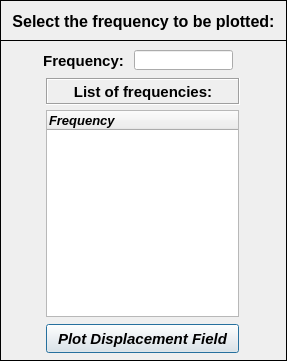
<?xml version="1.0" encoding="UTF-8"?>
<ui version="4.0">
 <class>Dialog</class>
 <widget class="QDialog" name="Dialog">
  <property name="windowModality">
   <enum>Qt::NonModal</enum>
  </property>
  <property name="geometry">
   <rect>
    <x>0</x>
    <y>0</y>
    <width>287</width>
    <height>361</height>
   </rect>
  </property>
  <property name="sizePolicy">
   <sizepolicy hsizetype="Fixed" vsizetype="Fixed">
    <horstretch>0</horstretch>
    <verstretch>0</verstretch>
   </sizepolicy>
  </property>
  <property name="minimumSize">
   <size>
    <width>287</width>
    <height>361</height>
   </size>
  </property>
  <property name="maximumSize">
   <size>
    <width>287</width>
    <height>361</height>
   </size>
  </property>
  <property name="contextMenuPolicy">
   <enum>Qt::DefaultContextMenu</enum>
  </property>
  <property name="windowTitle">
   <string>Plot Displacement Field</string>
  </property>
  <property name="windowIcon">
   <iconset>
    <normaloff>../../../../../../Downloads/load - Copia.png</normaloff>../../../../../../Downloads/load - Copia.png</iconset>
  </property>
  <property name="whatsThis">
   <string/>
  </property>
  <widget class="QWidget" name="widget" native="true">
   <property name="geometry">
    <rect>
     <x>0</x>
     <y>0</y>
     <width>401</width>
     <height>375</height>
    </rect>
   </property>
   <property name="font">
    <font>
     <kerning>true</kerning>
    </font>
   </property>
   <widget class="QFrame" name="frame">
    <property name="geometry">
     <rect>
      <x>0</x>
      <y>0</y>
      <width>287</width>
      <height>41</height>
     </rect>
    </property>
    <property name="frameShape">
     <enum>QFrame::Box</enum>
    </property>
    <property name="frameShadow">
     <enum>QFrame::Plain</enum>
    </property>
    <property name="lineWidth">
     <number>1</number>
    </property>
    <widget class="QLabel" name="label">
     <property name="geometry">
      <rect>
       <x>6</x>
       <y>10</y>
       <width>275</width>
       <height>23</height>
      </rect>
     </property>
     <property name="font">
      <font>
       <family>Arial</family>
       <pointsize>12</pointsize>
       <weight>75</weight>
       <italic>false</italic>
       <bold>true</bold>
      </font>
     </property>
     <property name="text">
      <string>Select the frequency to be plotted:</string>
     </property>
     <property name="textFormat">
      <enum>Qt::AutoText</enum>
     </property>
     <property name="alignment">
      <set>Qt::AlignCenter</set>
     </property>
    </widget>
   </widget>
   <widget class="QFrame" name="frame_2">
    <property name="geometry">
     <rect>
      <x>0</x>
      <y>40</y>
      <width>287</width>
      <height>321</height>
     </rect>
    </property>
    <property name="frameShape">
     <enum>QFrame::Box</enum>
    </property>
    <property name="frameShadow">
     <enum>QFrame::Plain</enum>
    </property>
    <widget class="QTreeWidget" name="treeWidget">
     <property name="geometry">
      <rect>
       <x>46</x>
       <y>70</y>
       <width>193</width>
       <height>207</height>
      </rect>
     </property>
     <property name="font">
      <font>
       <family>Arial</family>
       <pointsize>10</pointsize>
       <weight>75</weight>
       <italic>true</italic>
       <bold>true</bold>
      </font>
     </property>
     <column>
      <property name="text">
       <string notr="true">Frequency</string>
      </property>
     </column>
    </widget>
    <widget class="QPushButton" name="pushButton">
     <property name="geometry">
      <rect>
       <x>46</x>
       <y>284</y>
       <width>193</width>
       <height>29</height>
      </rect>
     </property>
     <property name="font">
      <font>
       <family>Arial</family>
       <pointsize>11</pointsize>
       <weight>75</weight>
       <italic>true</italic>
       <bold>true</bold>
      </font>
     </property>
     <property name="text">
      <string>Plot Displacement Field</string>
     </property>
    </widget>
    <widget class="QLabel" name="label_3">
     <property name="geometry">
      <rect>
       <x>46</x>
       <y>38</y>
       <width>194</width>
       <height>27</height>
      </rect>
     </property>
     <property name="font">
      <font>
       <family>Arial</family>
       <pointsize>11</pointsize>
       <weight>75</weight>
       <bold>true</bold>
      </font>
     </property>
     <property name="frameShape">
      <enum>QFrame::Box</enum>
     </property>
     <property name="frameShadow">
      <enum>QFrame::Sunken</enum>
     </property>
     <property name="text">
      <string>List of frequencies:</string>
     </property>
     <property name="alignment">
      <set>Qt::AlignCenter</set>
     </property>
    </widget>
    <widget class="QLabel" name="label_2">
     <property name="geometry">
      <rect>
       <x>36</x>
       <y>10</y>
       <width>95</width>
       <height>21</height>
      </rect>
     </property>
     <property name="font">
      <font>
       <family>Arial</family>
       <pointsize>11</pointsize>
       <weight>75</weight>
       <bold>true</bold>
      </font>
     </property>
     <property name="text">
      <string>Frequency:</string>
     </property>
     <property name="alignment">
      <set>Qt::AlignCenter</set>
     </property>
    </widget>
    <widget class="QLineEdit" name="lineEdit">
     <property name="geometry">
      <rect>
       <x>134</x>
       <y>10</y>
       <width>99</width>
       <height>20</height>
      </rect>
     </property>
     <property name="font">
      <font>
       <family>Arial</family>
       <pointsize>10</pointsize>
       <weight>75</weight>
       <italic>true</italic>
       <bold>true</bold>
      </font>
     </property>
     <property name="alignment">
      <set>Qt::AlignCenter</set>
     </property>
    </widget>
   </widget>
  </widget>
 </widget>
 <resources/>
 <connections/>
</ui>
